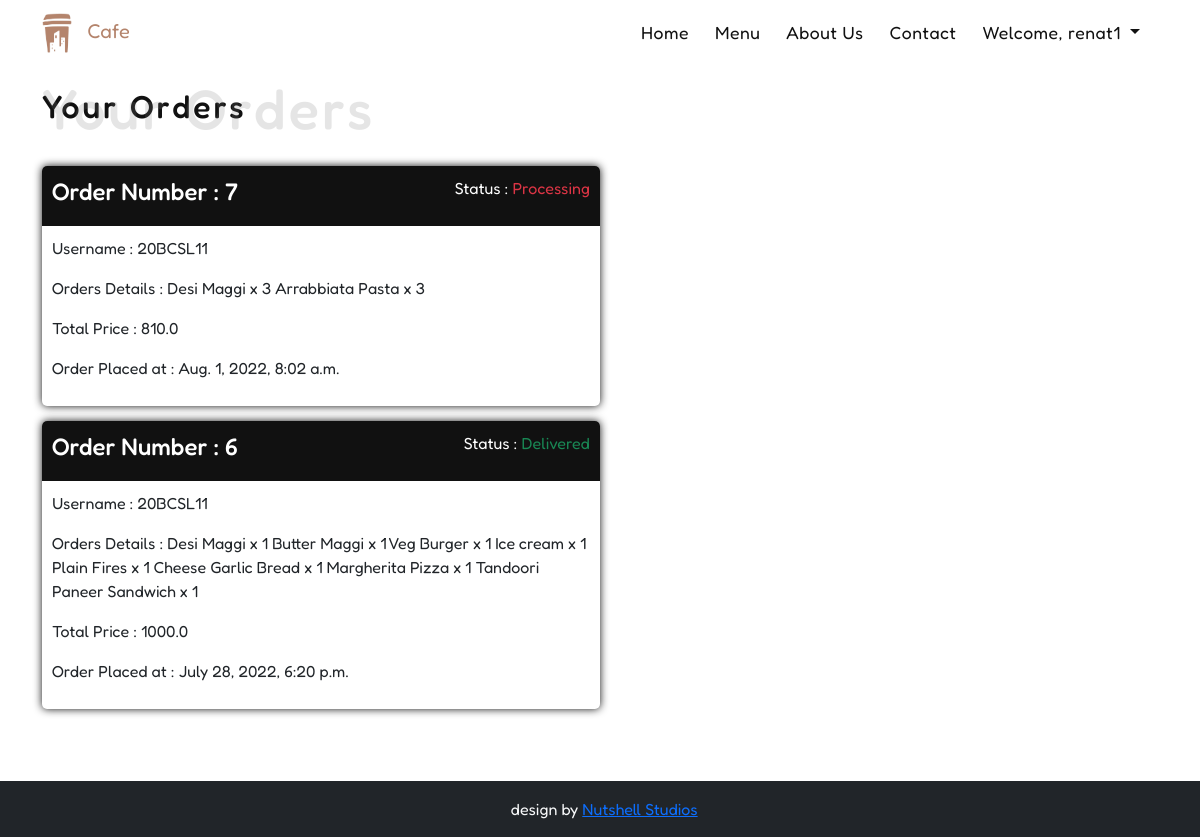
The app's page /food/orders/ (signed in) with its own data.
### FoodApp/models.py (models this page shows, shortened)
class Orders(models.Model):
    user = models.ForeignKey(User, on_delete=models.DO_NOTHING)
    order_details = models.CharField(max_length=500)
    total_price = models.FloatField()
    is_ready = models.BooleanField(default=False)
    is_delivered = models.BooleanField(default=False)
    created_at = models.DateTimeField(auto_now_add=True)
    updated_at = models.DateTimeField(auto_now=True)

### FoodApp/views.py (the view)
# urls.py: path('orders/', views.OrdersDetails, name="orders"),
def OrdersDetails(request):
    orderDetails = Orders.objects.filter(user=request.user).order_by('-id')
    context = {
        'details': orderDetails
    }
    return render(request, 'food/order.html', context)

### templates/food/order.html (shortened to what this page needs)
{% extends "base/base.html" %}
{% load static %}
{% block content %}
<div id="food-details-page">
    <section class="details-wrapper container">
        <h2 class="head-design mb-4">Your Orders <span>Your Orders</span></h2>
        {% for detail in details %}
        <div class="order-card">
            <div class="order-header">
                <h4>
                    Order Number : {{detail.id}}
                </h4>
                <p>Status :
                    {% if detail.is_ready and detail.is_delivered %}
                    <span class="text-success">Delivered</span>
                    {% elif detail.is_ready %}
                    <span class="text-warning">Ready</span>
                    {% else %}
                    <span class="text-danger">Processing</span>
                    {% endif %}
                </p>
            </div>
            <div class="order-body">
                <p> Username : {{detail.user}}</p>
                <p> Orders Details : {{detail.order_details}}</p>
                <p> Total Price : {{detail.total_price}}</p>
                <p> Order Placed at : {{detail.created_at}}</p>
            </div>
        </div>
        {% endfor %}
    </section>
</div>
{% endblock content %}

### templates/base/base.html (shortened to what this page needs)
{% load static %}
<!DOCTYPE html>
<html lang="en">
<head>
    <link rel="stylesheet" href=" {% static 'style/style.css' %} ">
    <link href="https://cdn.jsdelivr.net/npm/bootstrap@5.1.3/dist/css/bootstrap.min.css" rel="stylesheet"
>
</head>
<body>
    <header class="header_wrapper">
        <nav class="navbar navbar-expand-lg fixed-top">
            <div class="container">
                <a class="navbar-brand" href="{% url 'index' %}"><img src=" {% static 'assets/coffee_wala.png' %} "
                        alt=""> &nbsp; Cafe</a>
                <div class="collapse navbar-collapse" id="navbarSupportedContent">
                    <ul class="navbar-nav ms-auto">
                        <li class="nav-item">
                            <a class="nav-link" href="{% url 'index' %}">Home</a>
                        </li>
                        <li class="nav-item">
                            <a class="nav-link" href="{% url 'menu' %}">Menu</a>
                        </li>
                        <li class="nav-item">
                            <a class="nav-link" href="{% url 'about' %}">About Us</a>
                        </li>
                        <li class="nav-item">
                            <a class="nav-link" href="{% url 'contact' %}">Contact</a>
                        </li>
                        {% if user.is_authenticated %}
                        <li class="nav-item dropdown">
                            <a class="nav-link dropdown-toggle" href="#" id="navbarDropdown" role="button"
                                data-bs-toggle="dropdown" aria-expanded="false">
                                Welcome, {{user.first_name}}
                            </a>
                        </li>
                        {% else %}
                        <li class="nav-btn">
                            <a class="btn login-btn" href="{% url 'login' %}">Login</a>
                        </li>
                        {% endif %}
                    </ul>
                </div>
            </div>
        </nav>
    </header>
    {% block content %}
    {% endblock content %}
    <footer class="bg-dark text-center text-light py-3">
        <div> &nbsp; design by <a href="#">Nutshell Studios</a> </div>
    </footer>
</body>
</html>

### static/style/style.css (style rules this page uses)
* { padding: 0; margin: 0; box-sizing: border-box; font-family: 'Fredoka', sans-serif; }
html { scroll-behavior: smooth; scroll-behavior: auto; }
.head-design { color: #111; display: flex; justify-content: center; flex-direction: column; letter-spacing: 3px; }
.head-design span { color: grey; opacity: 0.2; font-size: 3.5rem; margin-top: -3.2rem; }
.header_wrapper .navbar-brand { color: #B4846C; }
.header_wrapper .navbar-brand img { width: 30px; }
.header_wrapper .nav-item { margin-right: 10px; }
.header_wrapper .nav-item a { position: relative; color: #111; font-size: 1.1rem; letter-spacing: 0.5px; }
.details-wrapper { padding: 6% 0; }
.order-card { width: 50%; box-shadow: 0px 0px 8px 0px #111; margin-top: 15px; border-radius: 5px; }
.order-header { background-color: #111; display: flex; justify-content: space-between; align-items: center; padding: 10px; color: #fff; border-radius: 5px 5px 0 0; }
.order-body { padding: 10px; }

### records on screen
Orders: id "7", is_ready "Processing", user "20BCSL11", order_details "Desi Maggi x 3 Arrabbiata Pasta x 3", total_price "810.0", created_at "Aug. 1, 2022, 8:02 a.m."
Orders: id "6", is_ready "Delivered", user "20BCSL11", order_details "Desi Maggi x 1 Butter Maggi x 1 Veg Burger x 1 Ice cream x 1 Plain Fires x 1 Cheese Garlic Bread x 1 Margherita Pizza x 1 Tandoori Paneer Sandwich x 1", total_price "1000.0", created_at "July 28, 2022, 6:20 p.m."

### other values on screen
{{ user.first_name }} "renat1"
